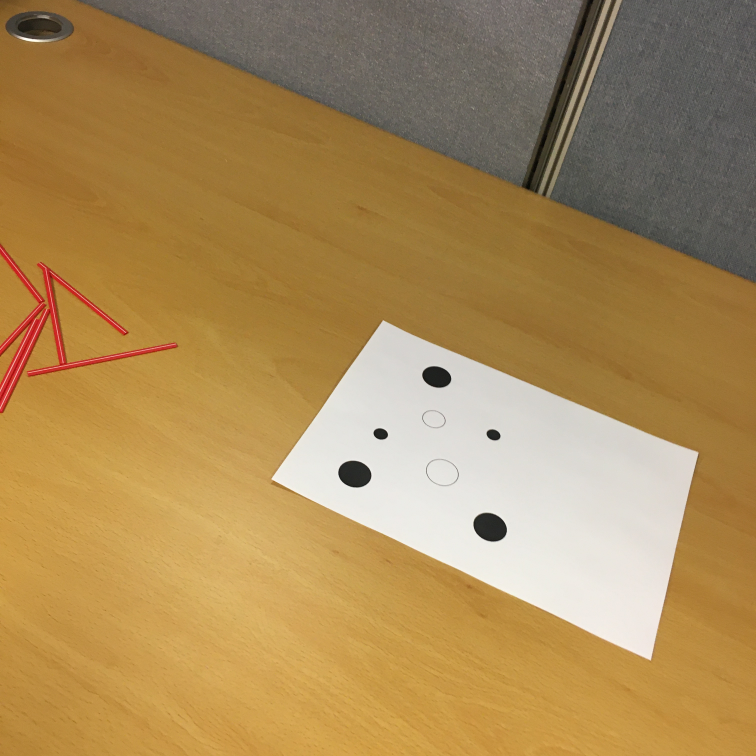
#> input picture circle/circle03.JPG, 3024 x 3024 px (shown at 1/4 size); its folder holds 4 pictures in this run
$ python CircleDetecting.py
#> lines starting #> are read from the running program, lines starting #| are printed output that depends on the picture; after the words box and inside, x2 and y2 are one past the last pixel; in counts of white or black regions, pixels touching at a corner belong together
import os
import cv2
import numpy as np

# Read image from folder

PATH = os.path.join(os.getcwd(), 'circle')
images = os.listdir(PATH)
img_path = os.path.join(PATH, images[3])
# Loads an image
img = cv2.imread(img_path)
#> img is the input picture: shape (3024, 3024, 3); mean B, G, R 88.1, 138.8, 170.3

# get shape of image
W, H, _ = img.shape
#> W = 3024; H = 3024

# Check if image is loaded fine
if img is None:
    print('Error opening image!')
# image resize
img = cv2.resize(img, (H // 4, W // 4))
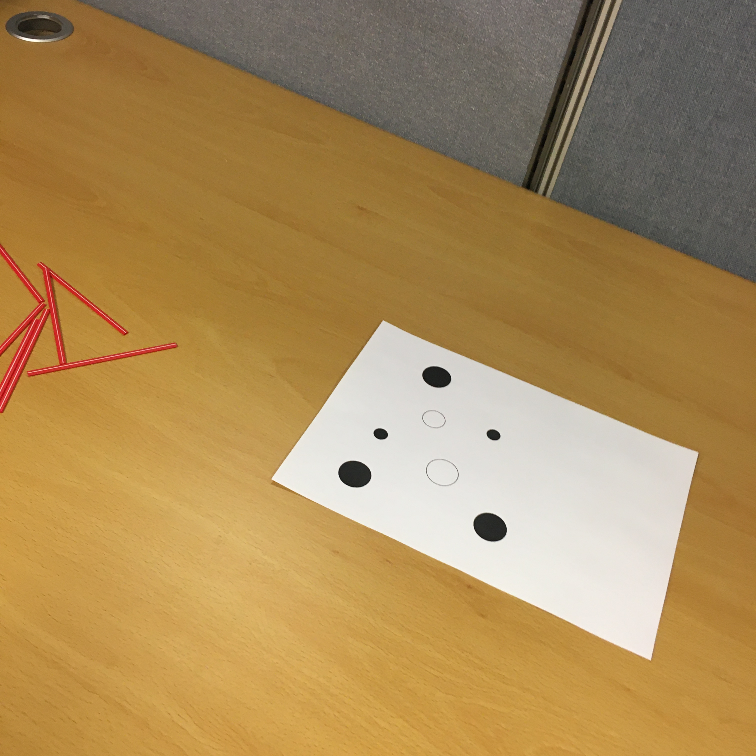
#> img: shape (756, 756, 3); mean B, G, R 88.2, 138.9, 170.4

gray = cv2.cvtColor(img, cv2.COLOR_BGR2GRAY)
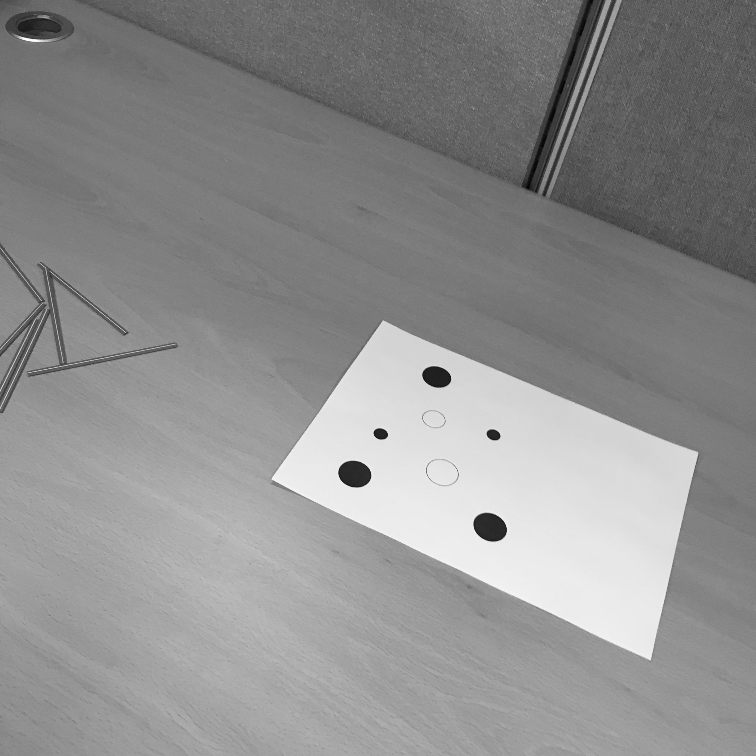
#> gray: shape (756, 756); min 3, max 254, mean 142.6
gray = cv2.GaussianBlur(gray, (7, 7), 0)
output = img

# detect circles in the image
# circles = cv2.HoughCircles(gray, cv2.HOUGH_GRADIENT, 1.5, W // 16)
circles = cv2.HoughCircles(gray, cv2.HOUGH_GRADIENT, 1, minDist=15, param1=50, param2=18, minRadius=6,
                           maxRadius=32)
#> circles = [[44.5, 342.5, 31.4], [443.5, 471.5, 15.8], [57.5, 333.5, 31.4], [24.5, 295.5, 31.4], [44.5, 361.5, 22.4], [354.5, 470.5, 16.8], [14.5, 313.5, 25.8], [432.5, 420.5, 8.8], [492.5, 520.5, 20.5], [434.5, 384.5, 18.5], [438.5, 367.5, 19.9], [28.5, 363.5, 9.1]]
# ensure at least some circles were found
if circles is not None:
    # convert the (x, y) coordinates and radius of the circles to integers
    circles = np.round(circles[0, :]).astype("int")
#> circles = [[44, 342, 31], [444, 472, 16], [58, 334, 31], [24, 296, 31], [44, 362, 22], [354, 470, 17], [14, 314, 26], [432, 420, 9], [492, 520, 20], [434, 384, 18], [438, 368, 20], [28, 364, 9]]
    # loop over the (x, y) coordinates and radius of the circles
    for (x, y, r) in circles:
        # draw the circle in the output image, then draw a rectangle
        # corresponding to the center of the circle
        cv2.circle(output, (x, y), r, (0, 255, 0), 4)
        cv2.rectangle(output, (x - 5, y - 5), (x + 5, y + 5), (0, 128, 255), -1)
#> this loop made 12 passes
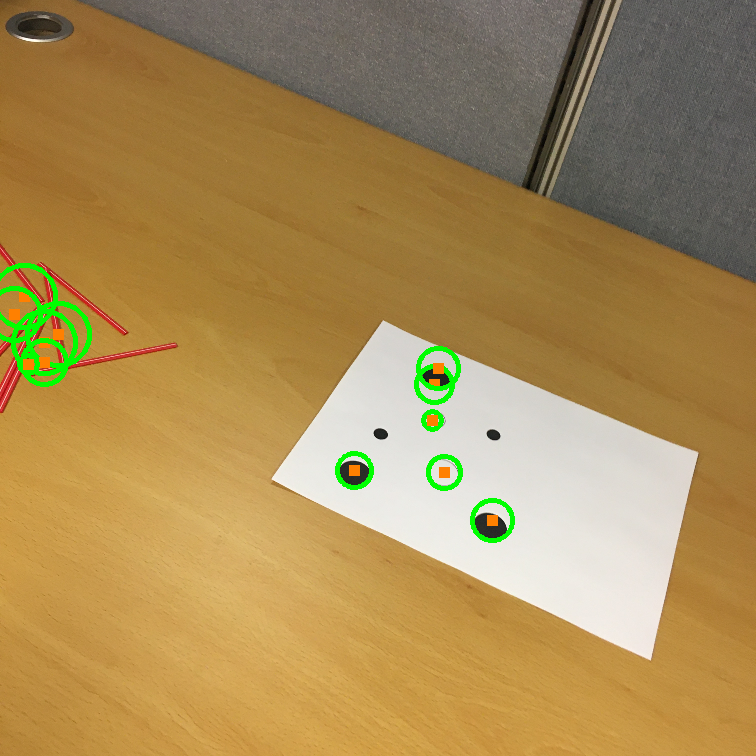
#> output: shape (756, 756, 3); 1.36% of pixels changed, all inside (x1, y1, x2, y2) = (0, 263, 515, 543)
    # show the output image
    cv2.imshow("output", np.hstack([img, output]))
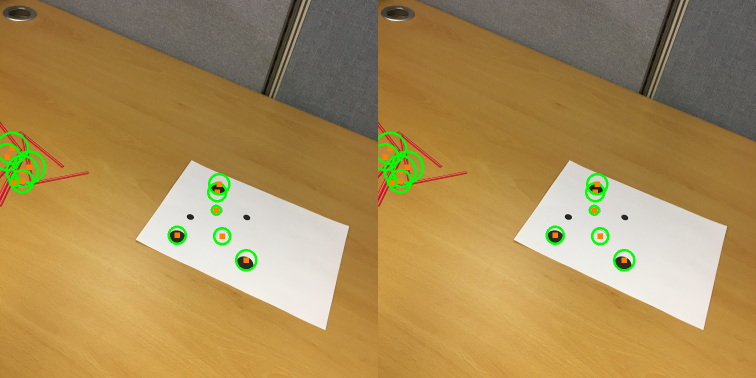
#> window 'output': shape (756, 1512, 3) (shown at 1/2 size); mean B, G, R 86.7, 140.2, 168.5
    cv2.waitKey(0)
